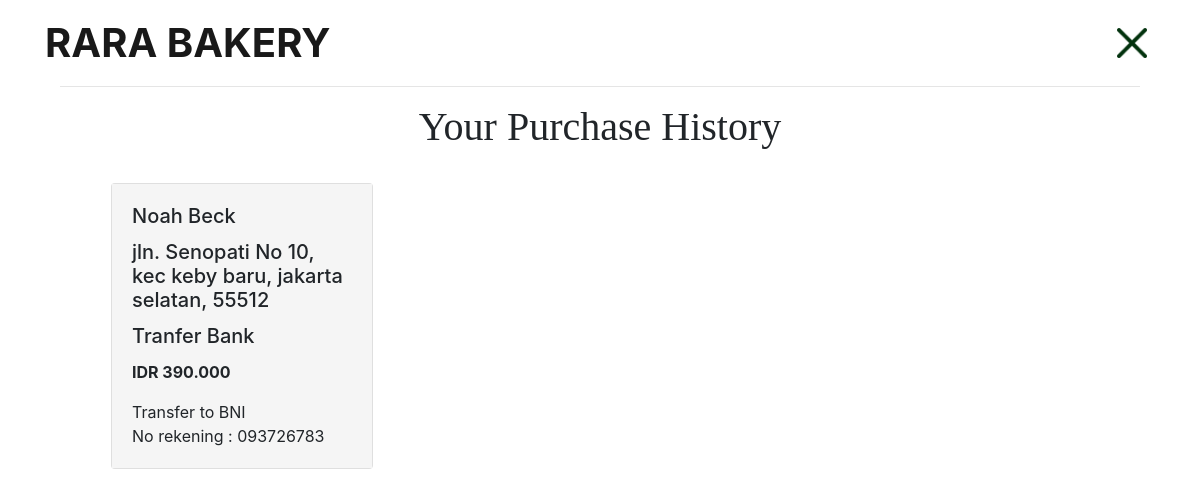
Screenshot of /purchaseHistory.php?name=Noah Beck with the database file from the repository.
### tables this page shows
CREATE TABLE `invoice` (
  `id` int(11) NOT NULL,
  `name` varchar(100) NOT NULL,
  `address` varchar(250) NOT NULL,
  `method` varchar(100) NOT NULL,
  `total` int(100) NOT NULL
);

### purchaseHistory.php (the view, shortened to what this page needs)
<!DOCTYPE html>
<html>
<head>
	<link rel="stylesheet" type="text/css" href="bootstrap/css/bootstrap.css">
	<link rel="stylesheet" type="text/css" href="bootstrap/js/bootstrap.js">
    <link rel="stylesheet" type="text/css" href="style.css">
</head>
<body >
        <nav class="navbar navbar-expand-lg navbar-light  " id="mainNav">
            <div class="container">
                <a class="navbar-brand js-scroll-trigger font-weight-bold" href="#page-top" style="font-size: 40px;">RARA BAKERY</a>
                <div class="collapse navbar-collapse" id="navbarResponsive">
                    <ul class="navbar-nav ml-auto">
                        <li class="nav-item"><a class="nav-link js-scroll-trigger " href="account.php"><img src="assets/icons/close.png" style="width: 30px;"></a></li>
                    </ul>
                </div>
            </div>
        </nav>
  <hr class="mt-0 text-center" width="90%;">
     <h1 class="text-center" style="font-family: times;"> Your Purchase History</h1>
    <div class="row ml-5">
    <?php
    include "koneksi.php";
    $name = $_GET['name'];
    $data = mysqli_query($konek,"select * from invoice where name='$name'");
    while($d = mysqli_fetch_array($data)){
    ?>
    <div class="col-md-3 my-4 ml-5">
            <div class="card">
          <div class="card-body" style="background-color: #f5f5f5;">
            <h5 class="card-title"><?php echo $d['name']; ?></h5>
            <h5 class="card-title"><?php echo $d['address']; ?></h5>
            <h5 class="card-title"><?php echo $d['method']; ?></h5>
            <p class="card-text"><b>IDR <?php echo number_format($d['total'], 0, ".", "."); ?></b></p>
            <?php if ($d['method'] == 'E-wallet') {
              echo "<p class='card-text'>Transfer to Dana/Ovo/Gopay <br>Phone Number : 0738433234</p>";
            }elseif ($d['method'] == 'Tranfer Bank') {
               echo "<p class='card-text'>Transfer to BNI <br> No rekening : 093726783</p>";
            } ?>
          </div>
          </div>
    </div>
    <?php }?>
</body>
</html>

### rows the page displays
invoice: name "Noah Beck", address "jln. Senopati No 10, kec keby baru, jakarta selatan, 55512", method "Tranfer Bank", total "390.000", shows "Transfer to BNI"
